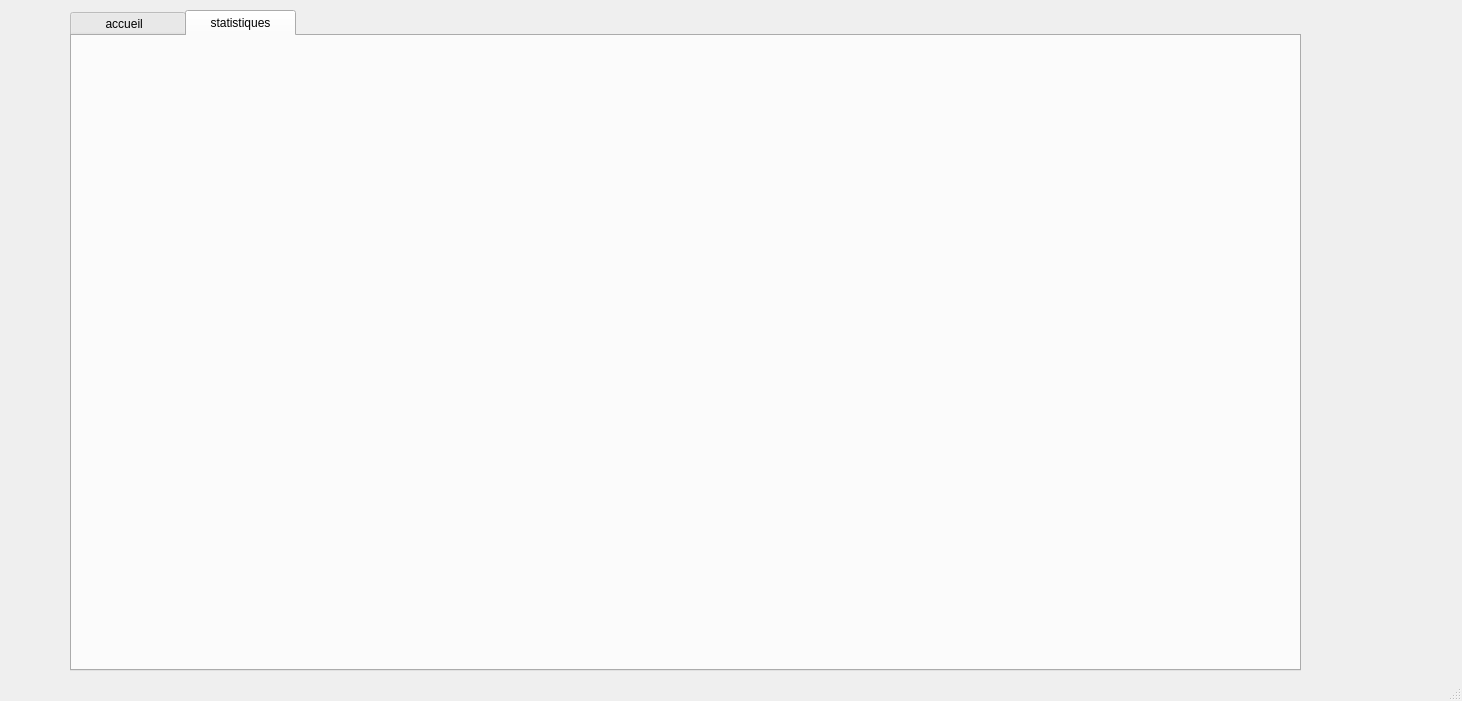
<?xml version="1.0" encoding="UTF-8"?>
<ui version="4.0">
 <class>gestion_employe</class>
 <widget class="QMainWindow" name="gestion_employe">
  <property name="geometry">
   <rect>
    <x>0</x>
    <y>0</y>
    <width>1462</width>
    <height>701</height>
   </rect>
  </property>
  <property name="windowTitle">
   <string>MainWindow</string>
  </property>
  <widget class="QWidget" name="centralwidget">
   <widget class="QTabWidget" name="tabWidget">
    <property name="geometry">
     <rect>
      <x>70</x>
      <y>10</y>
      <width>1231</width>
      <height>661</height>
     </rect>
    </property>
    <property name="layoutDirection">
     <enum>Qt::LayoutDirection::LeftToRight</enum>
    </property>
    <property name="styleSheet">
     <string notr="true"/>
    </property>
    <property name="currentIndex">
     <number>1</number>
    </property>
    <property name="documentMode">
     <bool>false</bool>
    </property>
    <property name="tabsClosable">
     <bool>false</bool>
    </property>
    <property name="movable">
     <bool>false</bool>
    </property>
    <widget class="QWidget" name="acceuil">
     <attribute name="title">
      <string>       accueil         </string>
     </attribute>
     <widget class="QGroupBox" name="groupBox">
      <property name="geometry">
       <rect>
        <x>10</x>
        <y>60</y>
        <width>441</width>
        <height>491</height>
       </rect>
      </property>
      <property name="whatsThis">
       <string>&lt;html&gt;&lt;head/&gt;&lt;body&gt;&lt;p&gt;&lt;br/&gt;&lt;/p&gt;&lt;/body&gt;&lt;/html&gt;</string>
      </property>
      <property name="styleSheet">
       <string notr="true">background-color: #1E1E2F; color: white; QHeaderView::section { background-color: #5500FF; color: white; }.</string>
      </property>
      <property name="title">
       <string/>
      </property>
      <widget class="QLabel" name="lineEdit_ajoute">
       <property name="geometry">
        <rect>
         <x>110</x>
         <y>10</y>
         <width>211</width>
         <height>31</height>
        </rect>
       </property>
       <property name="text">
        <string>&lt;html&gt;&lt;head/&gt;&lt;body&gt;&lt;p&gt;&lt;span style=&quot; font-size:12pt; font-weight:700; color:#ffaa00;&quot;&gt;formulaire employé&lt;/span&gt;&lt;/p&gt;&lt;/body&gt;&lt;/html&gt;</string>
       </property>
      </widget>
      <widget class="QLineEdit" name="lineEdit_nom">
       <property name="geometry">
        <rect>
         <x>10</x>
         <y>60</y>
         <width>411</width>
         <height>28</height>
        </rect>
       </property>
      </widget>
      <widget class="QLabel" name="label_nom">
       <property name="geometry">
        <rect>
         <x>10</x>
         <y>40</y>
         <width>211</width>
         <height>20</height>
        </rect>
       </property>
       <property name="text">
        <string>&lt;html&gt;&lt;head/&gt;&lt;body&gt;&lt;p&gt;&lt;span style=&quot; font-weight:700; color:#55007f;&quot;&gt;Nom&lt;/span&gt;&lt;/p&gt;&lt;/body&gt;&lt;/html&gt;</string>
       </property>
      </widget>
      <widget class="QLabel" name="label_prenom">
       <property name="geometry">
        <rect>
         <x>10</x>
         <y>90</y>
         <width>211</width>
         <height>20</height>
        </rect>
       </property>
       <property name="text">
        <string>&lt;html&gt;&lt;head/&gt;&lt;body&gt;&lt;p&gt;&lt;span style=&quot; font-weight:700; color:#55007f;&quot;&gt;Prénom&lt;/span&gt;&lt;/p&gt;&lt;/body&gt;&lt;/html&gt;</string>
       </property>
      </widget>
      <widget class="QLineEdit" name="lineEdit_prenom">
       <property name="geometry">
        <rect>
         <x>10</x>
         <y>110</y>
         <width>411</width>
         <height>28</height>
        </rect>
       </property>
      </widget>
      <widget class="QLabel" name="label_email">
       <property name="geometry">
        <rect>
         <x>10</x>
         <y>140</y>
         <width>211</width>
         <height>20</height>
        </rect>
       </property>
       <property name="text">
        <string>&lt;html&gt;&lt;head/&gt;&lt;body&gt;&lt;p&gt;&lt;span style=&quot; font-weight:700; color:#55007f;&quot;&gt;Email&lt;/span&gt;&lt;/p&gt;&lt;/body&gt;&lt;/html&gt;</string>
       </property>
      </widget>
      <widget class="QLineEdit" name="lineEdit_email">
       <property name="geometry">
        <rect>
         <x>10</x>
         <y>160</y>
         <width>411</width>
         <height>31</height>
        </rect>
       </property>
      </widget>
      <widget class="QComboBox" name="comboBox">
       <property name="geometry">
        <rect>
         <x>10</x>
         <y>410</y>
         <width>411</width>
         <height>28</height>
        </rect>
       </property>
       <item>
        <property name="text">
         <string>Chef de projet</string>
        </property>
       </item>
       <item>
        <property name="text">
         <string>Community Manager</string>
        </property>
       </item>
       <item>
        <property name="text">
         <string>Commercial</string>
        </property>
       </item>
       <item>
        <property name="text">
         <string>Consultant Cybersécurité</string>
        </property>
       </item>
       <item>
        <property name="text">
         <string>Graphiste</string>
        </property>
       </item>
       <item>
        <property name="text">
         <string>Créateur</string>
        </property>
       </item>
       <item>
        <property name="text">
         <string>Developpeur</string>
        </property>
       </item>
       <item>
        <property name="text">
         <string>Responsable Marketing Digital</string>
        </property>
       </item>
       <item>
        <property name="text">
         <string>Responsable Produit</string>
        </property>
       </item>
       <item>
        <property name="text">
         <string>Responsable RH</string>
        </property>
       </item>
       <item>
        <property name="text">
         <string>Vidéaste</string>
        </property>
       </item>
      </widget>
      <widget class="QLabel" name="label_poste">
       <property name="geometry">
        <rect>
         <x>10</x>
         <y>390</y>
         <width>63</width>
         <height>20</height>
        </rect>
       </property>
       <property name="text">
        <string>&lt;html&gt;&lt;head/&gt;&lt;body&gt;&lt;p&gt;&lt;span style=&quot; font-weight:700; color:#55007f;&quot;&gt;Poste&lt;/span&gt;&lt;/p&gt;&lt;/body&gt;&lt;/html&gt;</string>
       </property>
      </widget>
      <widget class="QPushButton" name="Button_ajouter">
       <property name="geometry">
        <rect>
         <x>140</x>
         <y>450</y>
         <width>161</width>
         <height>29</height>
        </rect>
       </property>
       <property name="styleSheet">
        <string notr="true"/>
       </property>
       <property name="text">
        <string>ajouter</string>
       </property>
      </widget>
      <widget class="QComboBox" name="comboBox_q">
       <property name="geometry">
        <rect>
         <x>10</x>
         <y>280</y>
         <width>411</width>
         <height>41</height>
        </rect>
       </property>
       <item>
        <property name="text">
         <string>Quel est le nom de votre premier animal de compagnie ?</string>
        </property>
       </item>
       <item>
        <property name="text">
         <string>Quel est le nom de votre école primaire ?</string>
        </property>
       </item>
       <item>
        <property name="text">
         <string>Quel est le plat préféré de votre grand-parent ?</string>
        </property>
       </item>
       <item>
        <property name="text">
         <string>Quelle est la marque de votre premier téléphone portable ?</string>
        </property>
       </item>
       <item>
        <property name="text">
         <string>Quel est le nom de votre première voiture ?</string>
        </property>
       </item>
       <item>
        <property name="text">
         <string>Quel est le surnom que seule votre famille vous donne ?</string>
        </property>
       </item>
      </widget>
      <widget class="QLabel" name="label_question">
       <property name="geometry">
        <rect>
         <x>10</x>
         <y>260</y>
         <width>141</width>
         <height>20</height>
        </rect>
       </property>
       <property name="text">
        <string>&lt;html&gt;&lt;head/&gt;&lt;body&gt;&lt;p&gt;&lt;span style=&quot; font-weight:700; color:#55007f;&quot;&gt;Qestion secrete&lt;/span&gt;&lt;/p&gt;&lt;/body&gt;&lt;/html&gt;</string>
       </property>
      </widget>
      <widget class="QLineEdit" name="lineEdit_reponse">
       <property name="geometry">
        <rect>
         <x>10</x>
         <y>357</y>
         <width>411</width>
         <height>31</height>
        </rect>
       </property>
      </widget>
      <widget class="QLabel" name="label_mdp_2">
       <property name="geometry">
        <rect>
         <x>10</x>
         <y>330</y>
         <width>211</width>
         <height>20</height>
        </rect>
       </property>
       <property name="text">
        <string>&lt;html&gt;&lt;head/&gt;&lt;body&gt;&lt;p&gt;&lt;span style=&quot; font-weight:700; color:#55007f;&quot;&gt;reponse secrete&lt;/span&gt;&lt;/p&gt;&lt;/body&gt;&lt;/html&gt;</string>
       </property>
      </widget>
      <widget class="QLineEdit" name="lineEdit_mdp">
       <property name="geometry">
        <rect>
         <x>10</x>
         <y>221</y>
         <width>411</width>
         <height>28</height>
        </rect>
       </property>
      </widget>
      <widget class="QLabel" name="label_mdp">
       <property name="geometry">
        <rect>
         <x>10</x>
         <y>200</y>
         <width>211</width>
         <height>21</height>
        </rect>
       </property>
       <property name="text">
        <string>&lt;html&gt;&lt;head/&gt;&lt;body&gt;&lt;p&gt;&lt;span style=&quot; font-size:10pt; font-weight:700; color:#55007f;&quot;&gt;Mot de passe&lt;/span&gt;&lt;/p&gt;&lt;/body&gt;&lt;/html&gt;</string>
       </property>
      </widget>
     </widget>
     <widget class="QGroupBox" name="groupBox_recherche">
      <property name="geometry">
       <rect>
        <x>460</x>
        <y>190</y>
        <width>761</width>
        <height>371</height>
       </rect>
      </property>
      <property name="styleSheet">
       <string notr="true">QGroupBox {
    border: 2px solid #A64B00;
    border-radius: 8px;
    margin-top: 20px;
    background: qlineargradient(
        x1:0, y1:0, x2:1, y2:1,
        stop:0 white,
        stop:1 #FB8C00
    );
}

QGroupBox::title {
    subcontrol-origin: margin;
    subcontrol-position: top left;
    padding: 4px;
    color: white;
    font-weight: bold;
}

QGroupBox * {
    background: transparent;
    color: black;
}

QGroupBox QPushButton {
    background: #6A0DAD;         /* Mauve */
    color: white;
    border: 1px solid #4B0082;
    border-radius: 6px;
    padding: 5px 10px;
}

QGroupBox QPushButton:hover {
    background: #1B1B3A;         /* Bleu foncé au survol */
}

QGroupBox QComboBox {
    background: #6A0DAD;         /* Mauve */
    color: white;
    border: 1px solid #4B0082;
    border-radius: 6px;
    padding: 4px 8px;
}

QGroupBox QComboBox:hover {
    background: #1B1B3A;         /* Bleu foncé au survol */
}

QGroupBox QComboBox::drop-down {
    subcontrol-origin: padding;
    subcontrol-position: top right;
    width: 20px;
    border-left: 1px solid #4B0082;
    border-top-right-radius: 6px;
    border-bottom-right-radius: 6px;
    background: #6A0DAD;         /* Même mauve que le QComboBox */
}

QGroupBox QComboBox::down-arrow {
    width: 12px;
    height: 12px;
}</string>
      </property>
      <property name="title">
       <string/>
      </property>
      <widget class="QScrollArea" name="scrollArea">
       <property name="geometry">
        <rect>
         <x>10</x>
         <y>100</y>
         <width>741</width>
         <height>251</height>
        </rect>
       </property>
       <property name="widgetResizable">
        <bool>true</bool>
       </property>
       <widget class="QWidget" name="scrollAreaWidgetContents">
        <property name="geometry">
         <rect>
          <x>0</x>
          <y>0</y>
          <width>739</width>
          <height>249</height>
         </rect>
        </property>
        <widget class="QTableWidget" name="tableWidgetEmployes">
         <property name="geometry">
          <rect>
           <x>0</x>
           <y>0</y>
           <width>741</width>
           <height>251</height>
          </rect>
         </property>
        </widget>
       </widget>
      </widget>
      <widget class="QLineEdit" name="lineEdit_recherche">
       <property name="geometry">
        <rect>
         <x>10</x>
         <y>60</y>
         <width>201</width>
         <height>28</height>
        </rect>
       </property>
       <property name="text">
        <string/>
       </property>
      </widget>
      <widget class="QLabel" name="label_rechercher">
       <property name="geometry">
        <rect>
         <x>10</x>
         <y>30</y>
         <width>341</width>
         <height>20</height>
        </rect>
       </property>
       <property name="text">
        <string>&lt;html&gt;&lt;head/&gt;&lt;body&gt;&lt;p&gt;&lt;span style=&quot; font-weight:700; color:#00007f;&quot;&gt;recherche d'un employé par ID&lt;/span&gt;&lt;/p&gt;&lt;/body&gt;&lt;/html&gt;</string>
       </property>
      </widget>
      <widget class="QPushButton" name="Button_rechercher">
       <property name="geometry">
        <rect>
         <x>230</x>
         <y>60</y>
         <width>101</width>
         <height>29</height>
        </rect>
       </property>
       <property name="text">
        <string>appliquer</string>
       </property>
      </widget>
      <widget class="QPushButton" name="Button_tri">
       <property name="geometry">
        <rect>
         <x>620</x>
         <y>60</y>
         <width>121</width>
         <height>29</height>
        </rect>
       </property>
       <property name="text">
        <string>trier par poste</string>
       </property>
      </widget>
     </widget>
     <widget class="QLabel" name="banner">
      <property name="geometry">
       <rect>
        <x>470</x>
        <y>10</y>
        <width>731</width>
        <height>171</height>
       </rect>
      </property>
      <property name="autoFillBackground">
       <bool>false</bool>
      </property>
      <property name="text">
       <string/>
      </property>
     </widget>
     <widget class="QPushButton" name="Button_export">
      <property name="geometry">
       <rect>
        <x>470</x>
        <y>570</y>
        <width>211</width>
        <height>29</height>
       </rect>
      </property>
      <property name="styleSheet">
       <string notr="true">QPushButton {
    background-color: green;
    color: white; /* Optionnel : texte blanc pour contraste */
    border: 1px solid darkgreen; /* Optionnel : bordure pour un meilleur rendu */
}
QPushButton:hover {
    background-color: darkgreen; /* Optionnel : couleur au survol */
}</string>
      </property>
      <property name="text">
       <string>Exporter la liste des employé</string>
      </property>
     </widget>
     <widget class="QPushButton" name="Button_supprimer_2">
      <property name="geometry">
       <rect>
        <x>1140</x>
        <y>570</y>
        <width>81</width>
        <height>29</height>
       </rect>
      </property>
      <property name="styleSheet">
       <string notr="true">QPushButton {
    background-color: red;
    color: white; /* Texte blanc pour contraste */
    border: 1px solid darkred; /* Bordure pour un meilleur rendu */
}
QPushButton:hover {
    background-color: darkred; /* Couleur au survol */
}</string>
      </property>
      <property name="text">
       <string>supprimer</string>
      </property>
     </widget>
     <widget class="QLineEdit" name="lineEdit_id_supp">
      <property name="geometry">
       <rect>
        <x>950</x>
        <y>570</y>
        <width>181</width>
        <height>28</height>
       </rect>
      </property>
     </widget>
    </widget>
    <widget class="QWidget" name="statistiques">
     <attribute name="title">
      <string>    statistiques    </string>
     </attribute>
     <widget class="QLabel" name="statistique">
      <property name="geometry">
       <rect>
        <x>230</x>
        <y>30</y>
        <width>861</width>
        <height>521</height>
       </rect>
      </property>
      <property name="text">
       <string/>
      </property>
     </widget>
    </widget>
   </widget>
  </widget>
  <widget class="QStatusBar" name="statusbar"/>
 </widget>
 <resources/>
 <connections/>
</ui>
